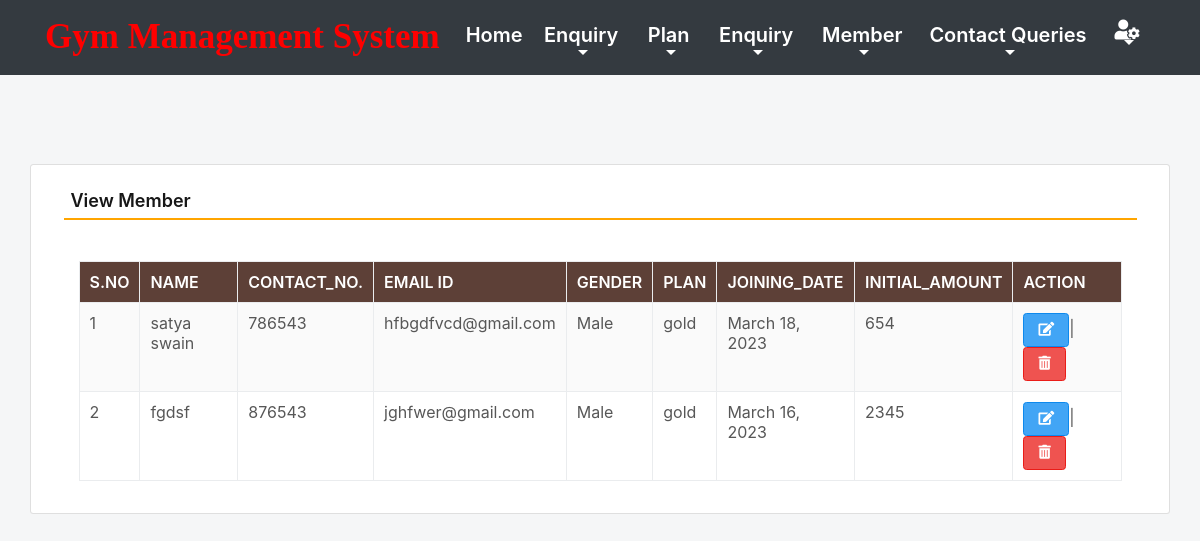
Page /viewMember (signed in) on the committed database.
### gym/models.py (models this page shows, shortened)
class Member(models.Model):
    name = models.CharField(max_length=150, null=True)
    contact = models.CharField(max_length=15, null=True)
    email = models.CharField(max_length=50, null=True)
    gender = models.CharField(max_length=10, null=True)
    plan = models.CharField(max_length=100, null=True)
    joindate = models.DateField(null=True)
    initamount = models.CharField(max_length=100, null=True)

### gym/views.py (the view)
# urls.py: path('viewMember', viewMember, name='viewMember'),
def viewMember(request):
    if not request.user.is_authenticated:
        return redirect(admin_login)
    member = Member.objects.all()
    return render(request,'viewMember.html', locals())

### gym/templates/viewMember.html (shortened to what this page needs)
{% include 'admin_nav.html' %}
{% load static %}
{% block main %}
 <html lang="en" class="no-focus">
 <link rel="stylesheet" id="css-main" href="{% static 'css1/codebase.min.css' %}">
 <br><br><br><br>
	<div class="container card shadow mt-5">
		<div class="card-body">
			<h5 class="p-2" style="border-bottom: 2px solid orange">View Member</h5>
             <br>
            <div class="container-fluid">
             <table id="example" class="table table-striped table-bordered" style="width:100%">
                  <thead class="text-white" style="background-color : #5d4037;">
				     <tr>
					   <th>S.No</th>
					   <th>Name</th>
					   <th>Contact_No.</th>
					   <th>Email ID</th>
                       <th>Gender</th>
					   <th>Plan</th>
                       <th>Joining_Date</th>
					   <th>Initial_Amount</th>
                       <th>Action</th>
				     </tr>
			      </thead>
			       <tbody>
                     {% for i in member %}
			          <tr>
                        <td>{{forloop.counter}}</td>
						<td>{{i.name}}</td>
						<td>{{i.contact}}</td>
						<td>{{i.email}}</td>
                        <td>{{i.gender}}</td>
						<td>{{i.plan}}</td>
                        <td>{{i.joindate}}</td>
						<td>{{i.initamount}}</td>
						<td><a href="{% url 'edit_Member' i.id %}" class="btn btn-primary"><i class="fas fa-edit"></i></a>|
                            <a href="{% url 'delete_Member' i.id %}" class="btn btn-danger" onclick="return confirm('Are you sure to delete this Member ?')"><i class="fas fa-trash-alt"></i></a></td>
                      </tr>
                      {% endfor %}
                   </tbody>
		        </table>
            </div>
        </div>
	</div>
        <link rel="stylesheet" href="https://use.fontawesome.com/releases/v5.6.3/css/all.css">
 </html>
{% endblock %}

### gym/templates/admin_nav.html (shortened to what this page needs)
{% load static %}
  <link rel="stylesheet" href="https://maxcdn.bootstrapcdn.com/bootstrap/4.0.0/css/bootstrap.min.css">
<link rel="stylesheet" href="https://pro.fontawesome.com/releases/v5.10.0/css/all.css"/>
<link rel="stylesheet" href="{% static 'css/mystyle1.css' %}">
<nav class="navbar navbar-expand-sm navbar-light bg-dark">
  <div class="container">
  <a class="navbar-brand" href="{% url 'admin_home' %}">
      <span style="color : red">Gym Management System</span></a>
   <div class="collapse navbar-collapse text-center" id="myMenu">
    <ul class="navbar-nav pl-5 custom-nav ml-auto">
      <li class="nav-item active">
        <a class="nav-link text-white" href="{% url 'admin_home' %}" >Home <span class="sr-only">(current)</span></a>
      </li>
      <li class="nav-item dropdown">
        <a class="nav-link dropdown-toggle text-white" href="#" id="navbarDropdown" role="button" data-toggle="dropdown" aria-haspopup="true" aria-expanded="false">
          Enquiry
        </a>
      </li>
      <li class="nav-item dropdown">
        <a class="nav-link dropdown-toggle text-white" href="#" id="navbarDropdown" role="button" data-toggle="dropdown" aria-haspopup="true" aria-expanded="false">
          Plan
        </a>
      </li>
      <li class="nav-item dropdown">
        <a class="nav-link dropdown-toggle text-white" href="#" id="navbarDropdown" role="button" data-toggle="dropdown" aria-haspopup="true" aria-expanded="false">
          Enquiry
        </a>
      </li>
      <li class="nav-item dropdown">
        <a class="nav-link dropdown-toggle text-white" href="#" id="navbarDropdown" role="button" data-toggle="dropdown" aria-haspopup="true" aria-expanded="false">
          Member
        </a>
      </li>
      <li class="nav-item dropdown">
        <a class="nav-link dropdown-toggle text-white" href="#" id="navbarDropdown" role="button" data-toggle="dropdown" aria-haspopup="true" aria-expanded="false">
          Contact Queries
        </a>
      </li>
      <li class="nav-item dropdown">
        <a class="nav-link dropdown-toggle text-white" href="#" id="navbarDropdown" role="button" data-toggle="dropdown" aria-haspopup="true" aria-expanded="false">
          <i class="fas fa-user-cog"></i>
        </a>
      </li>
    </ul>
   </div>
 </div>
</nav>
<link rel="stylesheet"
	href="https://cdn.datatables.net/1.11.3/css/dataTables.bootstrap4.min.css">

### gym/static/css/mystyle1.css (style rules this page uses)
.navbar-brand { font-family: 'Monotype Corsiva'; font-size: 35px; font-weight: bold; }
.nav-link { color: black !important; font-size: 20px; }

### rows in the picture
Member: name "satya swain", contact "786543", email "hfbgdfvcd@gmail.com", gender "Male", plan "gold", joindate "March 18, 2023", initamount "654"
Member: name "fgdsf", contact "876543", email "jghfwer@gmail.com", gender "Male", plan "gold", joindate "March 16, 2023", initamount "2345"
